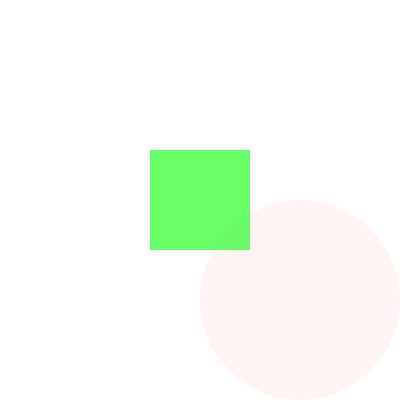
Frame 1 (no input)
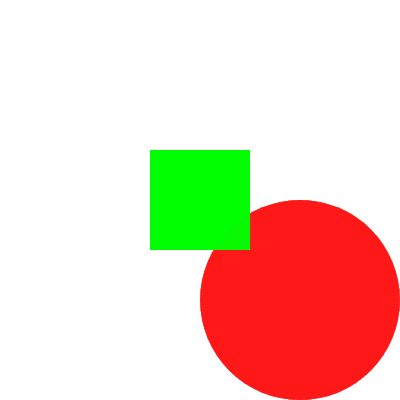
Frame 60 (no input)
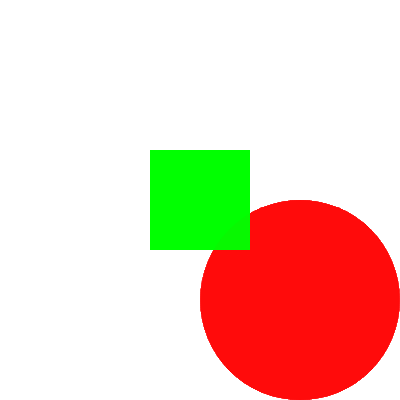
Frame 120 (the mouse pressed at the canvas centre since frame 60)

The p5.js sketch that drew these frames (run headless with seeded random() and noise() and a simulated clock; from frame 60 on, the mouse is pressed at the canvas centre):

// p5.js sketch
// ── sketch.js
function setup() {
  createCanvas(400, 400);
}

function draw() {

  noStroke();

  ellipseMode(CORNERS);
  fill(255, 0, 0, 10);
  ellipse(width/2, height/2, 400, 400);

  rectMode(CENTER);
  fill(0, 255, 0, 150);
  rect( width/2, height/2, 100,100);


}
